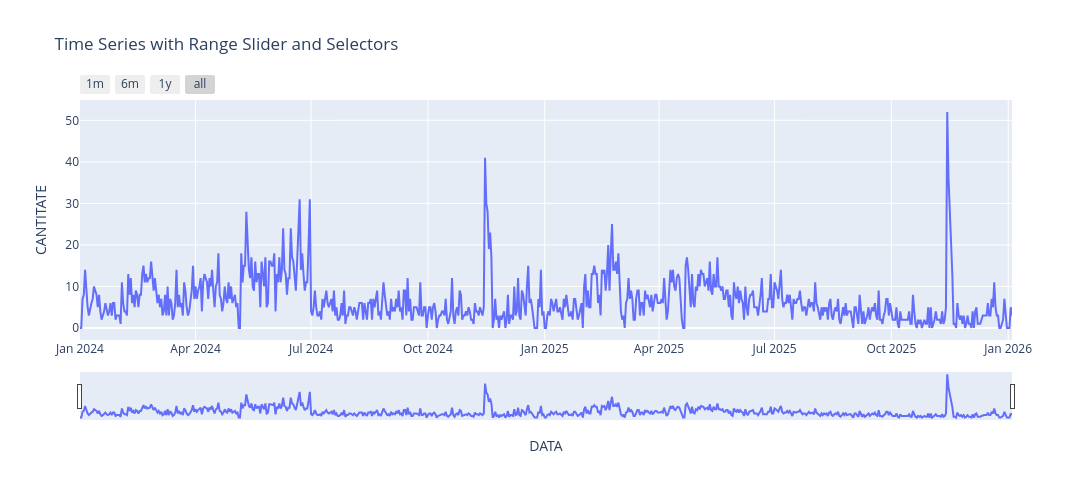

Source (notebook cell):
### Markdown cell above
Pentru evitarea redundanței informaționale, variabilele puternic corelate vor fi filtrate.  ( gen val iesire cu fara tva, total discount - rata discount )

### Code cell
fig = px.line(df, x='DATA', y='CANTITATE', title='Time Series with Range Slider and Selectors')

fig.update_xaxes(
    rangeslider_visible=True,
    rangeselector=dict(
        buttons=list([
            dict(count=1, label="1m", step="month", stepmode="backward"),
            dict(count=6, label="6m", step="month", stepmode="backward"),
            # dict(count=1, label="YTD", step="year", stepmode="todate"),
            dict(count=1, label="1y", step="year", stepmode="backward"),
            dict(step="all")
        ])
    )
)

fig.update_layout(width=1100, height=500)
fig.show()

### Figure 1 — Plotly figure (JSON) as saved in the notebook; plotly's stock layout.template omitted (floating-point values rounded to 4 significant figures; data arrays with more than 128 entries replaced by an {"elided": "..."} marker saying what was removed)
{"data": [{"hovertemplate": "DATA=%{x}<br>CANTITATE=%{y}<extra></extra>", "legendgroup": "", "line": {"color": "#636efa", "dash": "solid"}, "marker": {"symbol": "circle"}, "mode": "lines", "name": "", "orientation": "v", "showlegend": false, "type": "scatter", "x": {"elided": "735 str values"}, "xaxis": "x", "y": {"elided": "735 int values"}, "yaxis": "y"}], "layout": {"height": 500, "legend": {"tracegroupgap": 0}, "title": {"text": "Time Series with Range Slider and Selectors"}, "width": 1100, "xaxis": {"anchor": "y", "domain": [0, 1], "rangeselector": {"buttons": [{"count": 1, "label": "1m", "step": "month", "stepmode": "backward"}, {"count": 6, "label": "6m", "step": "month", "stepmode": "backward"}, {"count": 1, "label": "1y", "step": "year", "stepmode": "backward"}, {"step": "all"}]}, "rangeslider": {"visible": true}, "title": {"text": "DATA"}}, "yaxis": {"anchor": "x", "domain": [0, 1], "title": {"text": "CANTITATE"}}}}
